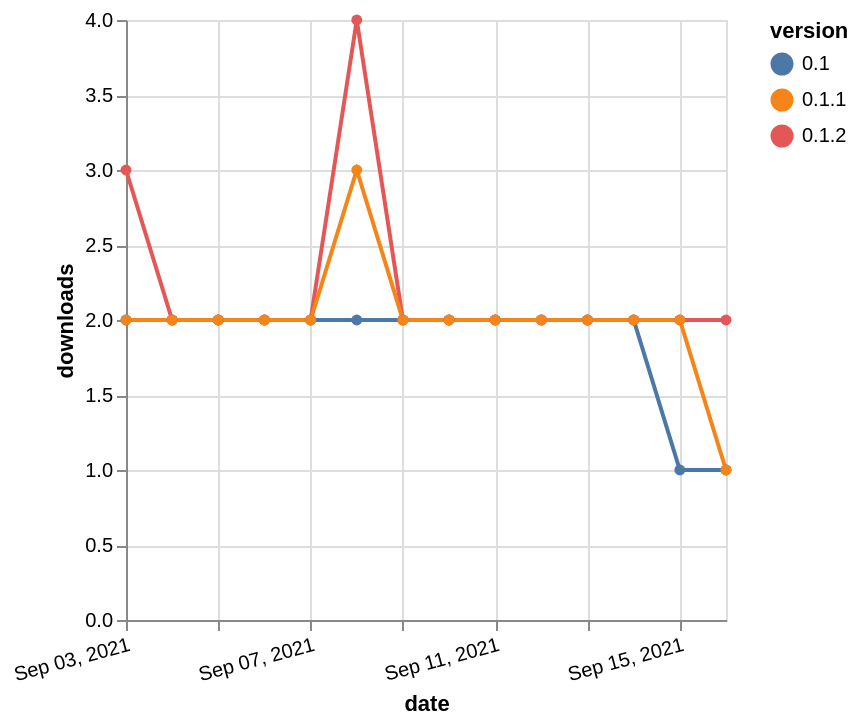

The specification (Vega-Lite) saved for this image:
### Vega-Lite specification from a JSON file in a GitHub repository (floating-point values rounded to 4 significant figures)
{"$schema": "https://vega.github.io/schema/vega-lite/v5.json", "description": "A simple bar chart with embedded data.", "data": {"values": [{"date": "2021-09-03", "total": 1448, "delta": 2, "version": "0.1"}, {"date": "2021-09-04", "total": 1450, "delta": 2, "version": "0.1"}, {"date": "2021-09-05", "total": 1452, "delta": 2, "version": "0.1"}, {"date": "2021-09-06", "total": 1454, "delta": 2, "version": "0.1"}, {"date": "2021-09-07", "total": 1456, "delta": 2, "version": "0.1"}, {"date": "2021-09-08", "total": 1458, "delta": 2, "version": "0.1"}, {"date": "2021-09-09", "total": 1460, "delta": 2, "version": "0.1"}, {"date": "2021-09-10", "total": 1462, "delta": 2, "version": "0.1"}, {"date": "2021-09-11", "total": 1464, "delta": 2, "version": "0.1"}, {"date": "2021-09-12", "total": 1466, "delta": 2, "version": "0.1"}, {"date": "2021-09-13", "total": 1468, "delta": 2, "version": "0.1"}, {"date": "2021-09-14", "total": 1470, "delta": 2, "version": "0.1"}, {"date": "2021-09-15", "total": 1471, "delta": 1, "version": "0.1"}, {"date": "2021-09-16", "total": 1472, "delta": 1, "version": "0.1"}, {"date": "2021-09-03", "total": 1055, "delta": 3, "version": "0.1.2"}, {"date": "2021-09-04", "total": 1057, "delta": 2, "version": "0.1.2"}, {"date": "2021-09-05", "total": 1059, "delta": 2, "version": "0.1.2"}, {"date": "2021-09-06", "total": 1061, "delta": 2, "version": "0.1.2"}, {"date": "2021-09-07", "total": 1063, "delta": 2, "version": "0.1.2"}, {"date": "2021-09-08", "total": 1067, "delta": 4, "version": "0.1.2"}, {"date": "2021-09-09", "total": 1069, "delta": 2, "version": "0.1.2"}, {"date": "2021-09-10", "total": 1071, "delta": 2, "version": "0.1.2"}, {"date": "2021-09-11", "total": 1073, "delta": 2, "version": "0.1.2"}, {"date": "2021-09-12", "total": 1075, "delta": 2, "version": "0.1.2"}, {"date": "2021-09-13", "total": 1077, "delta": 2, "version": "0.1.2"}, {"date": "2021-09-14", "total": 1079, "delta": 2, "version": "0.1.2"}, {"date": "2021-09-15", "total": 1081, "delta": 2, "version": "0.1.2"}, {"date": "2021-09-16", "total": 1083, "delta": 2, "version": "0.1.2"}, {"date": "2021-09-03", "total": 1125, "delta": 2, "version": "0.1.1"}, {"date": "2021-09-04", "total": 1127, "delta": 2, "version": "0.1.1"}, {"date": "2021-09-05", "total": 1129, "delta": 2, "version": "0.1.1"}, {"date": "2021-09-06", "total": 1131, "delta": 2, "version": "0.1.1"}, {"date": "2021-09-07", "total": 1133, "delta": 2, "version": "0.1.1"}, {"date": "2021-09-08", "total": 1136, "delta": 3, "version": "0.1.1"}, {"date": "2021-09-09", "total": 1138, "delta": 2, "version": "0.1.1"}, {"date": "2021-09-10", "total": 1140, "delta": 2, "version": "0.1.1"}, {"date": "2021-09-11", "total": 1142, "delta": 2, "version": "0.1.1"}, {"date": "2021-09-12", "total": 1144, "delta": 2, "version": "0.1.1"}, {"date": "2021-09-13", "total": 1146, "delta": 2, "version": "0.1.1"}, {"date": "2021-09-14", "total": 1148, "delta": 2, "version": "0.1.1"}, {"date": "2021-09-15", "total": 1150, "delta": 2, "version": "0.1.1"}, {"date": "2021-09-16", "total": 1151, "delta": 1, "version": "0.1.1"}]}, "width": "container", "mark": {"type": "line", "point": {"filled": true}}, "encoding": {"x": {"field": "date", "type": "temporal", "timeUnit": "yearmonthdate", "title": "date", "axis": {"labelAngle": -15}}, "y": {"field": "delta", "type": "quantitative", "title": "downloads"}, "color": {"field": "version", "type": "nominal"}, "tooltip": {"field": "delta"}}}
